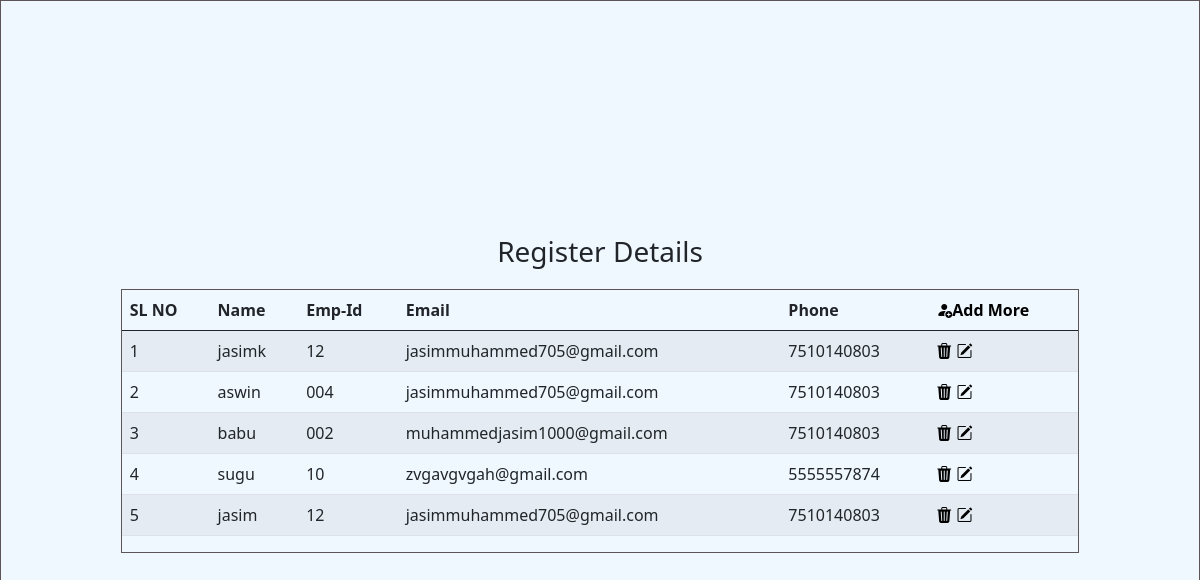
Page /employe_list/ on the committed database.
### app1/models.py (models this page shows)
class Employee(models.Model):
    name = models.CharField(max_length=200,blank=True,null=True)
    emp_id = models.CharField(max_length=3,blank=True,null=True)
    email = models.EmailField(max_length=30, null=True,blank=True)
    phone = models.CharField(max_length=10,blank=True,null=True)

### app1/views.py (the view)
# urls.py: path('employe_list/',views.employe_list),
def employe_list(request):
    employees={
        'emp_list':Employee.objects.all()
    }
    return render(request,'employe_list.html',employees)

### app1/templates/employe_list.html (shortened to what this page needs)
<!DOCTYPE html>
<html lang="en">
<head>
    <link rel="stylesheet" href="https://cdn.jsdelivr.net/npm/bootstrap-icons@1.10.5/font/bootstrap-icons.css">
    <link href="https://cdn.jsdelivr.net/npm/bootstrap@5.0.2/dist/css/bootstrap.min.css" rel="stylesheet">
</head>
<body>
  <div class="main-div">
    <h3>Register Details</h3>
    <div class="table-div">
      <table class="table table-striped">
              <thead>
                  <tr>
                    <th scope="col">SL NO</th>
                    <th scope="col">Name</th>
                    <th scope="col">Emp-Id</th>
                    <th scope="col">Email</th>
                    <th scope="col">Phone</th>
                    <th scope="col"> <a href="{% url 'addform' %}"><i class="bi bi-person-fill-add"></i>Add More</th></a>
                  </tr>
              </thead>
              <tbody>
                  {% for i in emp_list %}
                  <tr>
                    <td scope="row">{{forloop.counter}}</td>
                    <td>{{i.name}}</td>
                    <td>{{i.emp_id}}</td>
                    <td>{{i.email}}</td>
                    <td>{{i.phone}}</td>
                    <td><a href="{% url 'emp_delete' i.id %}"><i class="bi bi-trash3-fill"></i></a>
                  <a href="{% url 'update' i.id %}"><i class="bi bi-pencil-square"></i></a></td>
                  </tr>
                  {% endfor %}
              </tbody>
      </table>
    </div>
    </div>
</body>
</html>

### app1/templates/employe_list.html (style rules this page uses)
* { padding: 0; margin: 0; box-sizing: border-box; }
.main-div { padding: 0; margin: 0; display: flex; justify-content: center; align-items: center; flex-direction: column; height: 100vh; background-color:aliceblue; border: 1px solid rgb(91, 85, 85); padding-bottom: 1%; }
.table-div { width: 80%; max-height: 80vh; overflow: hidden; overflow-y: scroll; border: 1px solid rgb(91, 85, 85); }
.main-div h3 { padding-bottom: 1%; }
a { text-decoration: none; color: black; }

### rows in the picture
Employee: name "jasimk", emp_id "12", email "jasimmuhammed705@gmail.com", phone "7510140803"
Employee: name "aswin", emp_id "004", email "jasimmuhammed705@gmail.com", phone "7510140803"
Employee: name "babu", emp_id "002", email "muhammedjasim1000@gmail.com", phone "7510140803"
Employee: name "sugu", emp_id "10", email "zvgavgvgah@gmail.com", phone "5555557874"
Employee: name "jasim", emp_id "12", email "jasimmuhammed705@gmail.com", phone "7510140803"
